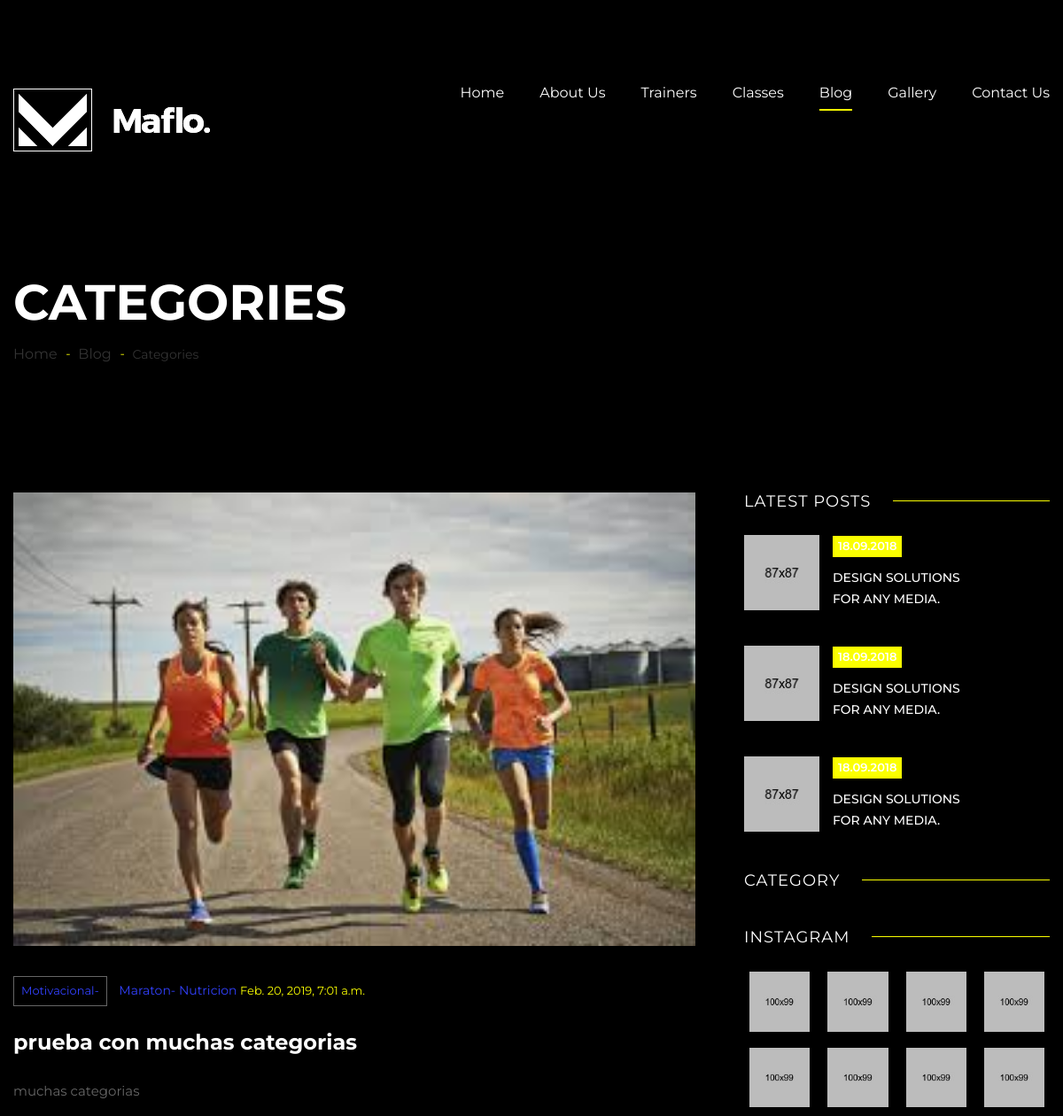
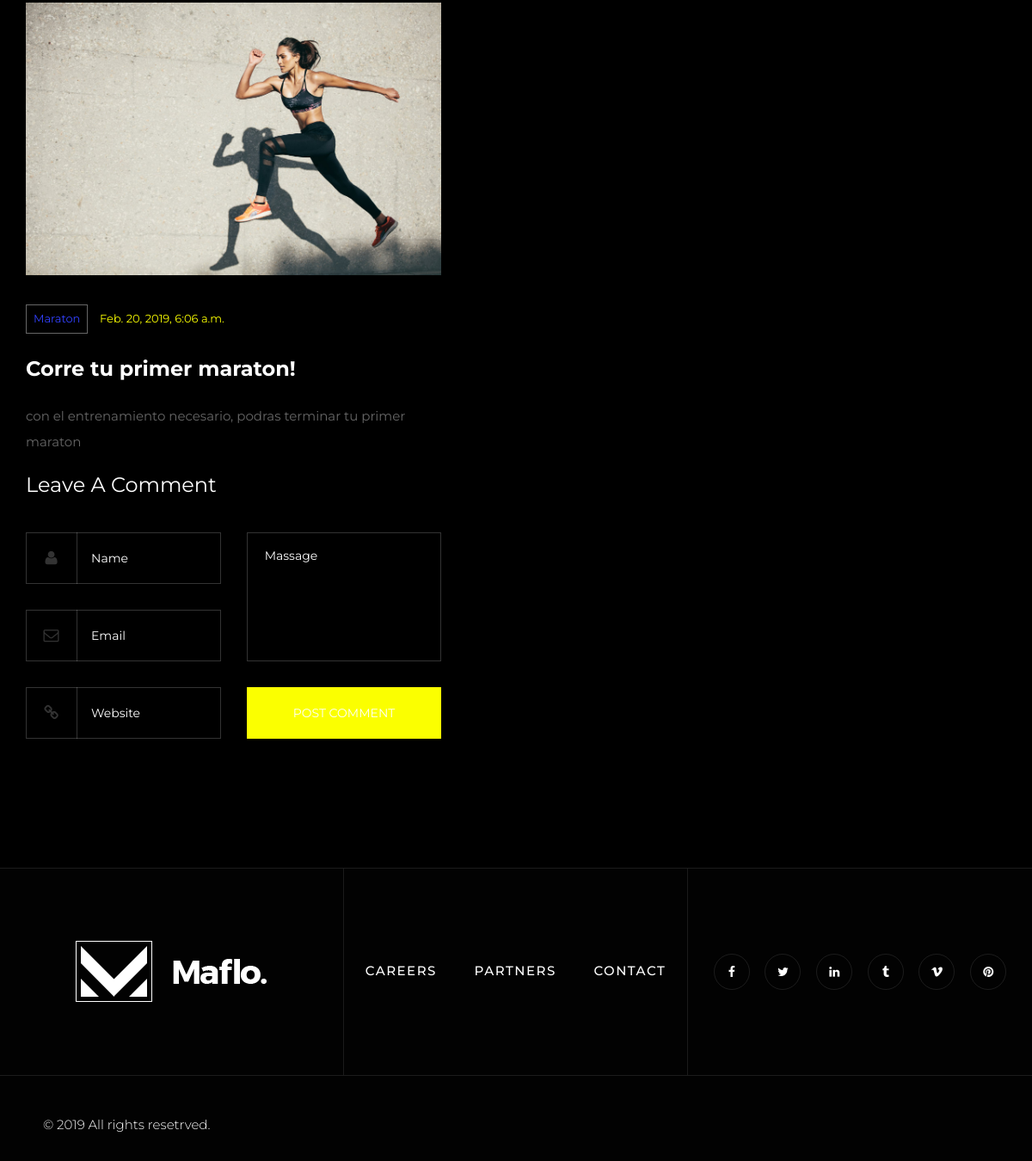
The app's page /blog/category/2/ with its own data (2 pictures, top to bottom).
### blog/models.py (models this page shows, shortened)
class Post(models.Model):
    title = models.CharField(max_length=200, verbose_name="Title")
    content = models.TextField(verbose_name="Content")
    published = models.DateTimeField(verbose_name="Publication Date",default=now)
    image = models.ImageField(verbose_name="Image",upload_to="blog", null=True,blank=True)
    author = models.ForeignKey(User,verbose_name="Author",on_delete=models.CASCADE)
    categories = models.ManyToManyField(Category, verbose_name="Categories", related_name="get_posts")
    created = models.DateTimeField(verbose_name= "Creation Date", auto_now_add=True)
    updated = models.DateTimeField(verbose_name= "Updation Date", auto_now_add=True)
    class Meta:
        verbose_name = "Post"
        verbose_name_plural = "Posts"
        ordering = ['-created']

class Category(models.Model):
    name = models.CharField(max_length=100,verbose_name="Name")
    created = models.DateTimeField(verbose_name= "Creation Date", auto_now_add=True)
    updated = models.DateTimeField(verbose_name= "Updation Date", auto_now_add=True)
    class Meta:
        verbose_name = "Category"
        verbose_name_plural = "Categories"
        ordering = ['-created']

### social/models.py (models this page shows, shortened)
class Link(models.Model):
    key = models.SlugField(verbose_name="Key Name",max_length=100,unique=True)
    name = models.CharField(verbose_name="Social Network",max_length=200)
    url = models.URLField(verbose_name="Link",max_length=200,null=True,blank=True)
    created = models.DateField(auto_now_add=True, verbose_name="Created Date")
    updated =models.DateField(auto_now=True, verbose_name="Updated Date")
    class Meta:
        verbose_name = "Link"
        verbose_name_plural = "Links"
        ordering = ['name']

### blog/views.py (the view)
# urls.py: path('category/<int:category_id>/', views.category, name="category"),
def category(request,category_id):
    category = get_object_or_404(Category,id=category_id)
    posts = Post.objects.filter(categories=category)
    return render(request,"blog/category.html",{"category":category})

### social/processors.py (called while the page is built)
def ctx_dict(request):
    ctx = {}
    links = Link.objects.all()
    for link in links:
        ctx[link.key] = link.url
    return ctx

### blog/templates/blog/category.html (shortened to what this page needs)
{%extends 'core/base.html'%}
{%load static%}
{%block content%}
	<section class="page-title">
		<div class="auto-container">
			<h1>Categories</h1>
			<ul class="page-breadcrumb">
				<li><a href="index.html">Home</a></li>
				<li><a href="index.html">Blog</a></li>
				<li>Categories</li>
			</ul>
		</div>
	</section>
    <div class="sidebar-page-container">
        <div class="auto-container">
            <div class="row clearfix">
				{%for post in category.get_posts.all%}
                <div class="content-side col-lg-8 col-md-12 col-sm-12">
                    <div class="blog-details">
						<div class="inner-box">
							<div class="image">
								<img src="{{post.image.url}}" alt="" />
							</div>
							<div class="lower-content">
								<ul class="category">
									<li>
									{%for category in post.categories.all%}
									<a href="#">{{category.name}}{%if not forloop.last%}-{%endif%}</a>
									</li>
									{%endfor%}
									<li>{{post.created}}</li>
								</ul>
								<h4>{{post.title}}</h4>
								<div class="text">
									<p>{{post.content}}</p>
								</div>
							</div>
						</div>
					</div>
					{%endfor%}
						<div class="comment-form">
							<div class="group-title"><h4>Leave a comment</h4></div>
							<div class="contact-form">
								<form method="post" action="blog.html">
									<div class="row clearfix">
										<div class="column col-lg-6 col-md-12 col-sm-12">
											<div class="form-group">
												<span class="icon fa fa-user"></span>
												<input type="text" name="username" placeholder="Name" required>
											</div>
											<div class="form-group">
												<span class="icon fa fa-envelope-o"></span>
												<input type="email" name="email" placeholder="Email" required>
											</div>
											<div class="form-group">
												<span class="icon fa fa-link"></span>
												<input type="text" name="website" placeholder="Website" required>
											</div>
										</div>
										<div class="column col-lg-6 col-md-12 col-sm-12">
											<div class="form-group">
												<textarea name="message" placeholder="Massage"></textarea>
											</div>
											<div class="form-group">
												<button class="theme-btn submit-btn comment-btn" type="submit" name="submit-form">Post comment</button>
											</div>
										</div>
									</div>
								</form>
							</div>
						</div>
					</div>
				</div>
                <div class="sidebar-side col-lg-4 col-md-12 col-sm-12">
                    <aside class="sidebar">
                        <div class="sidebar-widget popular-posts">
                        	<div class="sidebar-title">
                            	<h3>latest posts</h3>
                            </div>
                            <div class="widget-content">
								<article class="post">
                                    <figure class="post-thumb"><a href="blog-single.html"><img src="images/resource/post-thumb-1.jpg" alt=""></a></figure>
                                    <div class="post-info">18.09.2018</div>
                                    <div class="text"><a href="blog-single.html">Design solutions <br> for any media.</a></div>
                                </article>
                                <article class="post">
                                    <figure class="post-thumb"><a href="blog-single.html"><img src="images/resource/post-thumb-2.jpg" alt=""></a></figure>
                                    <div class="post-info">18.09.2018</div>
                                    <div class="text"><a href="blog-single.html">Design solutions <br> for any media.</a></div>
                                </article>
                                <article class="post">
                                    <figure class="post-thumb"><a href="blog-single.html"><img src="images/resource/post-thumb-3.jpg" alt=""></a></figure>
                                    <div class="post-info">18.09.2018</div>
                                    <div class="text"><a href="blog-single.html">Design solutions <br> for any media.</a></div>
                                </article>
							</div>
                        </div>
                        <div class="sidebar-widget category-widget">
                        	<div class="sidebar-title">
                            	<h3>Category</h3>
							</div>
						</div>
                        <div class="sidebar-widget instagram-widget">
                        	<div class="sidebar-title">
                            	<h3>instagram</h3>
                            </div>
                            <div class="widget-content">
                            	<div class="images-outer clearfix">
									<figure class="image-box">
									<img src="images/gallery/instagram-1.jpg" alt=""></figure>
									<figure class="image-box">
									<img src="images/gallery/instagram-2.jpg" alt=""></figure>
									<figure class="image-box">
									<img src="images/gallery/instagram-3.jpg" alt=""></figure>
									<figure class="image-box">
									<img src="images/gallery/instagram-4.jpg" alt=""></figure>
									<figure class="image-box">
									<img src="images/gallery/instagram-5.jpg" alt=""></figure>
									<figure class="image-box">
									<img src="images/gallery/instagram-6.jpg" alt=""></figure>
									<figure class="image-box">
									<img src="images/gallery/instagram-7.jpg" alt=""></figure>
									<figure class="image-box">
									<img src="images/gallery/instagram-8.jpg" alt=""></figure>
								</div>
							</div>
						</div>
					</aside>
				</div>
			</div>
		</div>
	</div>
{%endblock%}

### records on screen
Post: image (picture), created "Feb. 20, 2019, 7:01 a.m.", title "prueba con muchas categorias", content "muchas categorias"
Category: name "Motivacional"
Category: name "Maraton"
Category: name "Nutricion"
Post: image (picture), created "Feb. 20, 2019, 6:06 a.m.", title "Corre tu primer maraton!", content "con el entrenamiento necesario, podras terminar tu primer maraton"
